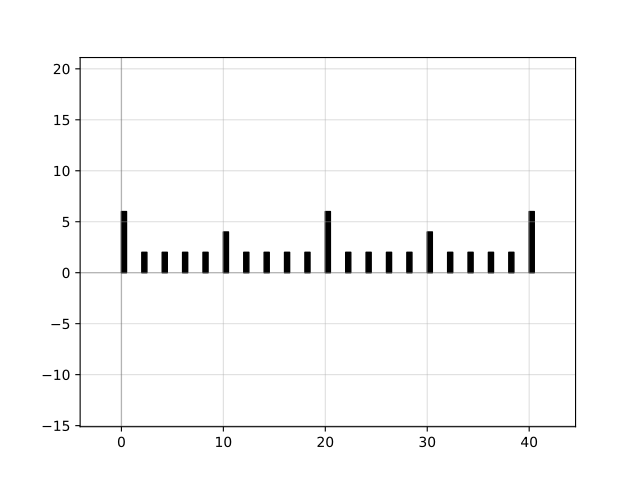

This figure's Python source:
import gdsfactory as gf

c = gf.components.litho_ruler(height=2, width=0.5, spacing=2.0, scale=[3, 1, 1, 1, 1, 2, 1, 1, 1, 1], num_marks=21, layer='WG')
c.plot()
